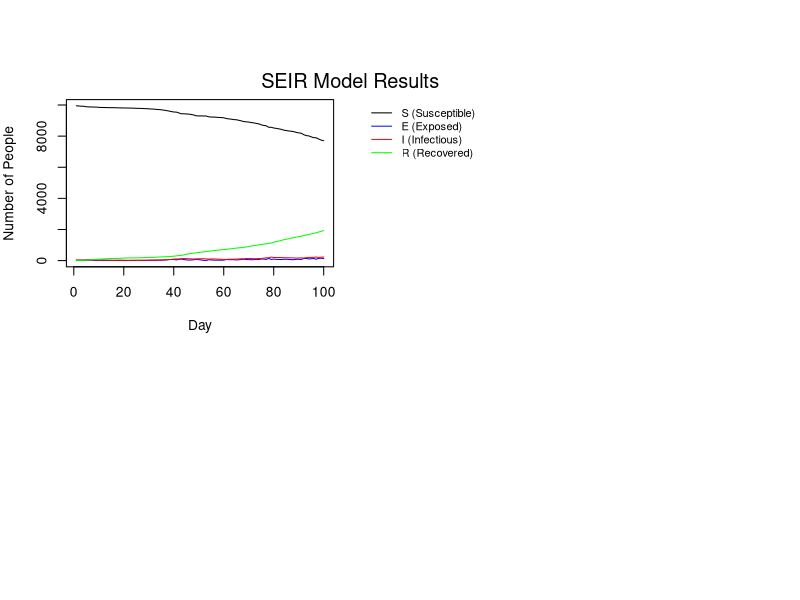

Source code (R):
###########################################################
# File:    Submission.R
# Authors: Colin McDonagh (s2213748), Matthew Poole (s2892092)
# , James Horn (s2304075)
# Date:    2025-10-13
###########################################################
#
### About
#
# This document contains an implementation of an SEIR model as 
# described in the Extended Statistical Programming module.
#
#
### Contributions:
#
# All members attended the majority of workshops and communicated remotely about progress made outside of
# class time.
#
# Colin McDonagh (%)  
#                      
#                     
#                      
#                      
#
# Matthew Poole  (%)  
#                      
#                      
#                      
#                       
#
# James Horn     (%)  
#                     
#                     
#

n = 10000; hmax = 5
h1 <- rep(rep(1:n, sample(1:hmax,n, replace=TRUE)), length.out=n)
beta <- runif(n)

get.net = function(beta, h, n_c=15) {
  #' Creates a list of vectors, with each vector at position i containing the indices of people that person i is connected with socially.
  #' This is done by looping through each person, calculating their network based on the probability they are connected to someone else, 
  #' and then recording these values at position i of the list, and then recording the value i at each index of the list of the person
  #' in the social network
  #' @param beta A list of uniform random deviates
  #' @param h a vector describing who shares houses
  #' @param n_c a value dictating the average number of connections per person.
  #' 
  #' @return a list of vectors, with the vector at position i being the social network of person i.
  
  
  n <- length(h)
  
  # Create a list of vectors for who shares a house with who, as people sharing houses cannot be in the same social network.
  house_network <- lapply(h, function(x) which(x == h))
  
  # Generate an empty list to populate with connections
  social_network <- vector("list",n)
  
  # loop through each person in the network
  for (i in 1:n) {
    # Create probabilities that person i is connected with each other person. 
    # Only consider person i and onwards as these values will be symmetric.
    network_probs <- c(rep(0,i-1), (beta[i]*n_c*beta[i:n])/(mean(beta)^2*(n-1))) 
    
    # Create probabilities to compare the network probs with.
    # The first i values are 1 as the first (i-1) have already been assigned networks, and person i cannot be in a network with themself. 
    probs <- c(rep(1,i), runif(n-i))
    
    # Assign the indices of people sharing a network to a vector, and exclude anyone who lives with them
    social_indices <- which(network_probs > probs)[-house_network[[i]]]
    
    # append the indices of people in person i's network to the list
    social_network[[i]] <- c(social_network[[i]], social_indices)
    
    # append person i to the network of each person in person i's network
    social_network[social_indices] <- lapply(social_network[social_indices], function(x) c(x, i))
  }
  
  return(social_network)
}


nseir <- function(beta,h,alink,alpha=c(.1,.01,.01),delta=.2,gamma=.4,nc=15, nt = 100,pinf = .005){
  n <- length(h)
  ni <- round(n * pinf)

  k <- (alpha[3]*nc*beta)/(mean(beta)^2*(n-1))
  
  x <- rep(0, n)
  
  start_inf <- sample(1:n, ni, replace=FALSE)
  x[start_inf] <- 2
  
  S <- E <- I <- R <- t_vec <- rep(0,nt)
  S[1] <- sum(x==0)
  I[1] <- sum(x==2)

  pre_unif1 <- matrix(runif(n * nt), nrow = nt, ncol = n)
  pre_unif2 <- matrix(runif(n * nt), nrow = nt, ncol = n)
  
  for (t in 2:nt){

    any_inf_vec <- rep(0,n)
    
    ii_inf <- which(x==2)
    
    for (i in ii_inf){
      house_ii <- which(h==h[i])
      pnet_ii <- alink[[i]]
      
      personal_con <- rep(0,n)
      personal_con[house_ii] <- alpha[1]
      personal_con[pnet_ii] <- alpha[2]
      
      rnet_con <- beta[i] * k
      
      unif1 <- pre_unif1[, t]
      unif2 <- pre_unif2[, t]
      
      inf_vec1 <- personal_con >= unif1
      inf_vec2 <- rnet_con >= unif2
      
      inf_vec <- inf_vec1 | inf_vec2
      
      any_inf_vec <- inf_vec | any_inf_vec
    }
    
    u <- runif(n) ## uniform random deviates
    x[x==2&u<delta] <- 3 ## I -> R with prob delta 
    x[x==1&u<gamma] <- 2 ## E -> I with prob gamma 
    x[x==0&(1*any_inf_vec)==1] <- 1 ## S -> E with prob beta*I[i-1] 
    S[t] <- sum(x==0); E[t] <- sum(x==1)
    I[t] <- sum(x==2); R[t] <- sum(x==3)
    t_vec[t] <- t
  }  
  return(list(S=S,E=E,I=I,R=R,t=t_vec))
}

plot_seir = function(seir_results_list, title = 'SEIR Model Results') {

    par(mfrow = c(2, 2), mar = c(4, 4, 2, 1), oma = c(0, 0, 4, 6))  # extra right space in outer margin
    for (i in seq_along(seir_results_list)) {
        
        seir_results <- seir_results_list[[i]]
        n_days <- length(seir_results$S)
        days <- 1:n_days

        max_y <- max(c(seir_results$S, seir_results$E, seir_results$I), na.rm = TRUE)

        plot(
            days
            , seir_results$S
            , type = "l"
            , col = "black"
            , ylim = c(0, max_y)
            , xlab = "Day"
            , ylab = "Number of People"
        )
        lines(days, seir_results$E, col = "blue")
        lines(days, seir_results$I, col = "red")
        lines(days, seir_results$R, col = "green")
    }
    par(xpd = NA)
    legend("topright",
        inset = c(-0.55, 0),
        legend = c("S (Susceptible)", "E (Exposed)", "I (Infectious)", "R (Recovered)"),
        col = c("black", "blue", "red", "green"),
        lty = 1,
        xpd = NA,
        bty = "n",
        cex = 0.8)

        mtext(title, outer = TRUE, line = -1.5, cex = 1.2)


}

# Run Simulation
alink <- get.net(runif(n), h1, 15)
results_list <- list(
    nseir(beta, h1, alink)

)
plot_seir(results_list)
